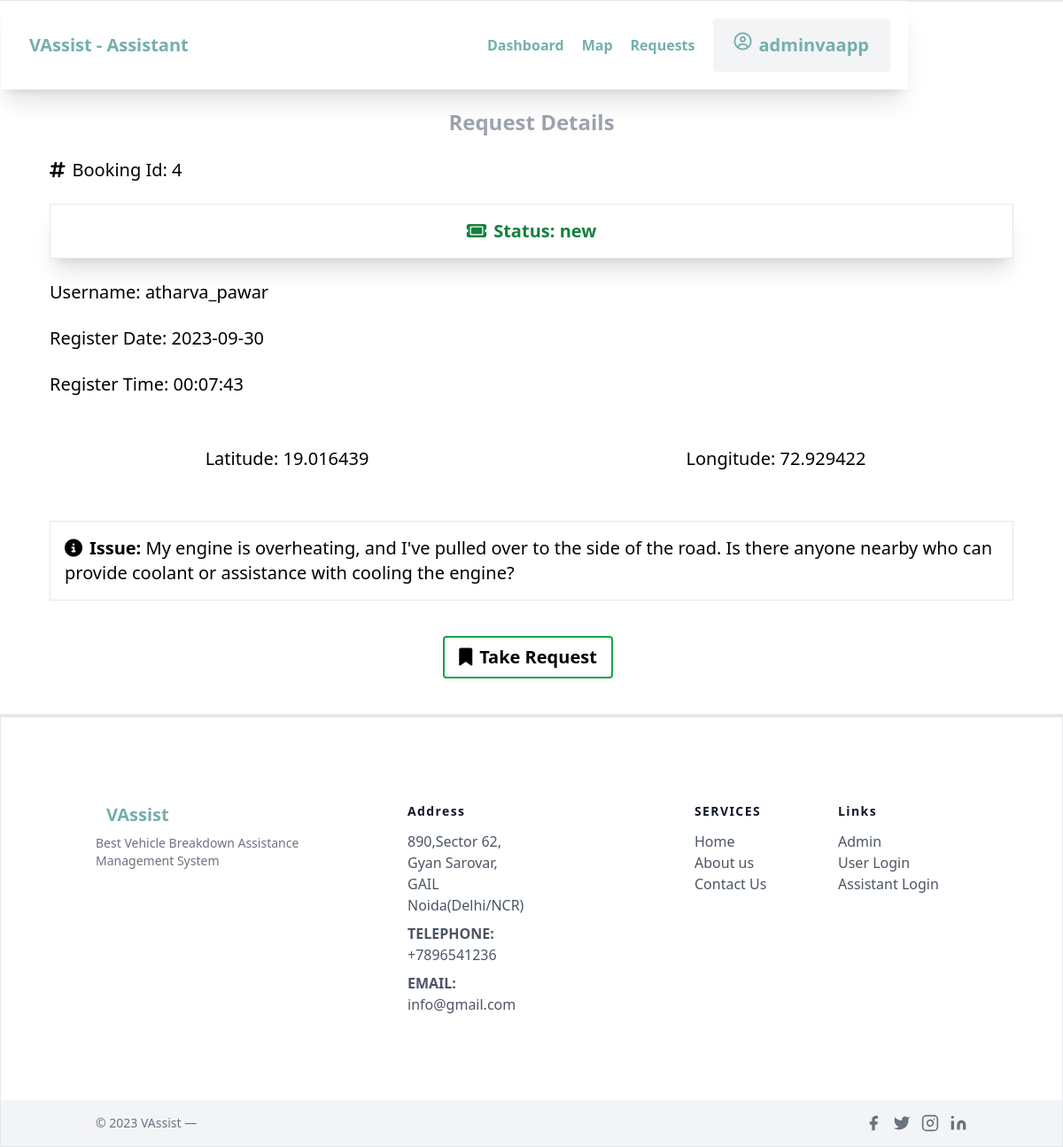
Before: /bookingreq/4/ (signed in) with the older database file.
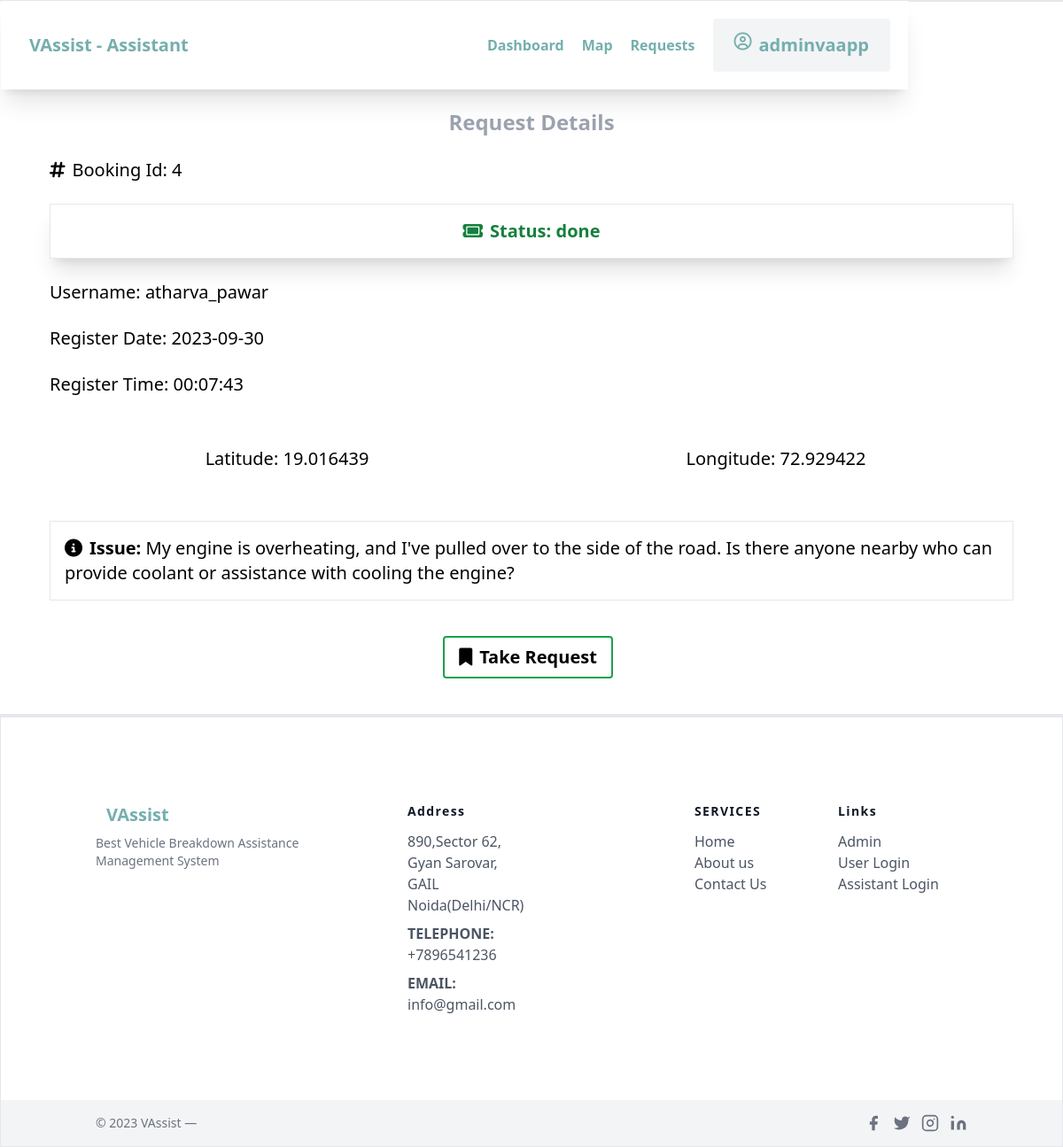
After: the same page with the newer database file.
### vaapp/models.py (models this page shows, shortened)
class bookingreq(models.Model):
    Booking_id = models.AutoField(primary_key=True)
    U_id = models.IntegerField(default=0)
    username = models.CharField(max_length=100, default="")
    locationlat = models.CharField(max_length=100, default="")
    locationlong = models.CharField(max_length=100, default="")
    state = models.CharField(max_length=100, default="")
    message = models.CharField(max_length=500, default="")
    bookdate = models.CharField(max_length=15, default="")
    booktime = models.CharField(max_length=15, default="")
    assistedbyAss_id = models.IntegerField(default=0)
    status = models.CharField(max_length=15, default="") # status = new / active / done

### vaapp/views.py (the view)
# urls.py: path('bookingreq/<int:booking_id>/', views.booking_request, name='booking_request'),
def booking_request(request, booking_id):
    print("booking_id: ", booking_id)
    request_details = bookingreq.objects.filter(Booking_id=booking_id).first()
    return render(request, 'assistant/booking_request.html', {'request_details': request_details})

### vaapp/templates/assistant/booking_request.html (shortened to what this page needs)
{% extends 'assistant/assbase.html' %} {% block title %}VAssist | Booking Request {{ booking_id }}{% endblock %}
<div>{% block content %} {% load static %}</div>
<div class="mx-4 pt-24">
  <header>
    <h2 class="text-gray-400 text-2xl font-semibold m-6 text-center">Request Details</h2>
  </header>
  <div class=" mx-10">
    <p class="text-xl my-6"><i class="fa-solid fa-hashtag mr-2"></i>Booking Id: {{ request_details.Booking_id }}</p>
    <p class="text-xl my-6 p-4 border shadow-xl text-center text-green-700 font-bold"><i class="fa-solid fa-ticket mr-2"></i>Status: {{ request_details.status }}</p>
    <p class="text-xl my-6">Username: {{ request_details.username }}</p>
    <p class="text-xl my-6">Register Date: {{ request_details.bookdate }}</p>
    <p class="text-xl my-6">Register Time: {{ request_details.booktime }}</p>
    <div class="grid grid-cols-2 gap-4">
      <p class="text-xl my-6 text-center p-2">Latitude: {{ request_details.locationlat }}</p>
      <p class="text-xl my-6 text-center p-2">Longitude: {{ request_details.locationlong }}</p>
    </div>
    <p class="text-xl my-6 p-4 border my-4"><i class="fa-solid fa-circle-info mr-2"></i><b>Issue:</b> {{ request_details.message }}</p>
    <div>
      <form method="post" action="{% url 'take_request' %}">
        <div class="flex justify-center my-10">
            <button type="submit" class="text-xl py-2 px-4 font-bold border border-2 border-green-600 mx-4 rounded px-2 hover:shadow-xl hover:border-gray-700 mr-6"><i class="fa-solid fa-bookmark mr-2"></i>Take Request</button>
        </div>
      </form>
    </div>
  </div>
</div>
{% endblock %}

Changed rows visible on the page:
changed bookingreq "atharva_pawar": status "new" → "done"
